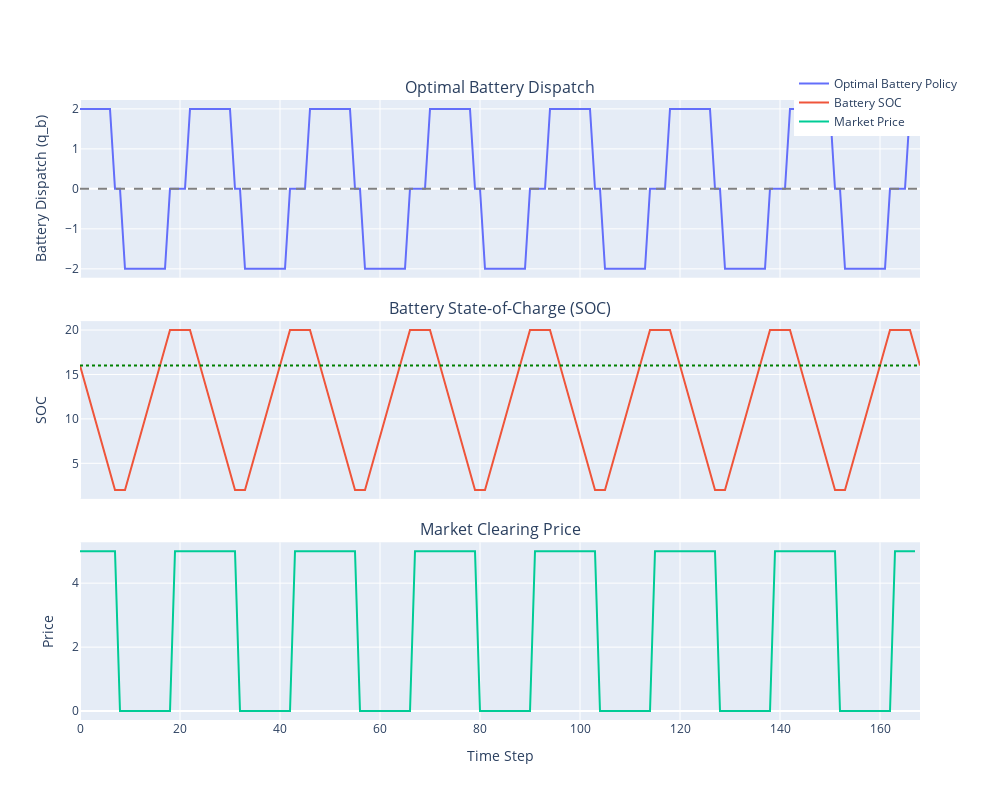

The code cell stored with this chart in its notebook:
### Code cell
from plotly.subplots import make_subplots


import plotly.graph_objects as go

fig = make_subplots(rows=3, cols=1, shared_xaxes=True, vertical_spacing=0.07,
                    subplot_titles=("Optimal Battery Dispatch", "Battery State-of-Charge (SOC)", "Market Clearing Price"))

# 1. Battery Dispatch
fig.add_trace(go.Scatter(y=q_b_list, mode='lines', name='Optimal Battery Policy'), row=1, col=1)
fig.add_hline(y=0, line_dash="dash", line_color="gray", row=1, col=1)

# 2. Battery SOC
fig.add_trace(go.Scatter(y=socs, mode='lines', name='Battery SOC'), row=2, col=1)
fig.add_hline(y=socs[0], line_dash="dot", line_color="green", row=2, col=1)

# 3. Market Price
fig.add_trace(go.Scatter(y=prices, mode='lines', name='Market Price'), row=3, col=1)

fig.update_yaxes(title_text="Battery Dispatch (q_b)", row=1, col=1)
fig.update_yaxes(title_text="SOC", row=2, col=1)
fig.update_yaxes(title_text="Price", row=3, col=1)
fig.update_xaxes(title_text="Time Step", row=3, col=1)

fig.update_layout(height=800, width=1000, showlegend=True, legend=dict(x=0.85, y=1.05))
fig.show()

### Figure 1 — Plotly figure (JSON) as saved in the notebook; plotly's stock layout.template omitted (floating-point values rounded to 4 significant figures; data arrays with more than 128 entries replaced by an {"elided": "..."} marker saying what was removed)
{"data": [{"mode": "lines", "name": "Optimal Battery Policy", "type": "scatter", "xaxis": "x", "y": {"elided": "168 int values"}, "yaxis": "y"}, {"mode": "lines", "name": "Battery SOC", "type": "scatter", "xaxis": "x2", "y": {"elided": "169 int values"}, "yaxis": "y2"}, {"mode": "lines", "name": "Market Price", "type": "scatter", "xaxis": "x3", "y": {"elided": "168 int values"}, "yaxis": "y3"}], "layout": {"annotations": [{"font": {"size": 16}, "showarrow": false, "text": "Optimal Battery Dispatch", "x": 0.5, "xanchor": "center", "xref": "paper", "y": 1, "yanchor": "bottom", "yref": "paper"}, {"font": {"size": 16}, "showarrow": false, "text": "Battery State-of-Charge (SOC)", "x": 0.5, "xanchor": "center", "xref": "paper", "y": 0.6433, "yanchor": "bottom", "yref": "paper"}, {"font": {"size": 16}, "showarrow": false, "text": "Market Clearing Price", "x": 0.5, "xanchor": "center", "xref": "paper", "y": 0.2867, "yanchor": "bottom", "yref": "paper"}], "height": 800, "legend": {"x": 0.85, "y": 1.05}, "shapes": [{"line": {"color": "gray", "dash": "dash"}, "type": "line", "x0": 0, "x1": 1, "xref": "x domain", "y0": 0, "y1": 0, "yref": "y"}, {"line": {"color": "green", "dash": "dot"}, "type": "line", "x0": 0, "x1": 1, "xref": "x2 domain", "y0": 16, "y1": 16, "yref": "y2"}], "showlegend": true, "width": 1000, "xaxis": {"anchor": "y", "domain": [0, 1], "matches": "x3", "showticklabels": false}, "xaxis2": {"anchor": "y2", "domain": [0, 1], "matches": "x3", "showticklabels": false}, "xaxis3": {"anchor": "y3", "domain": [0, 1], "title": {"text": "Time Step"}}, "yaxis": {"anchor": "x", "domain": [0.7133, 1], "title": {"text": "Battery Dispatch (q_b)"}}, "yaxis2": {"anchor": "x2", "domain": [0.3567, 0.6433], "title": {"text": "SOC"}}, "yaxis3": {"anchor": "x3", "domain": [0, 0.2867], "title": {"text": "Price"}}}}
